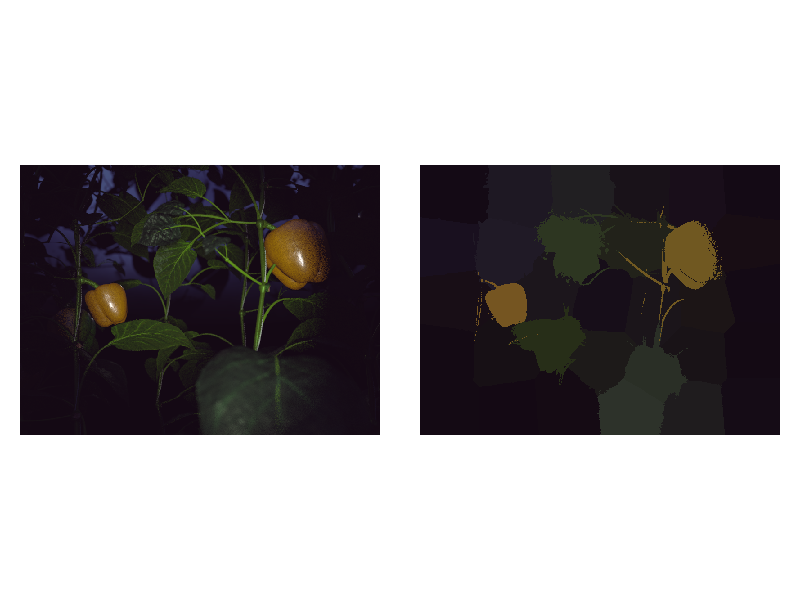
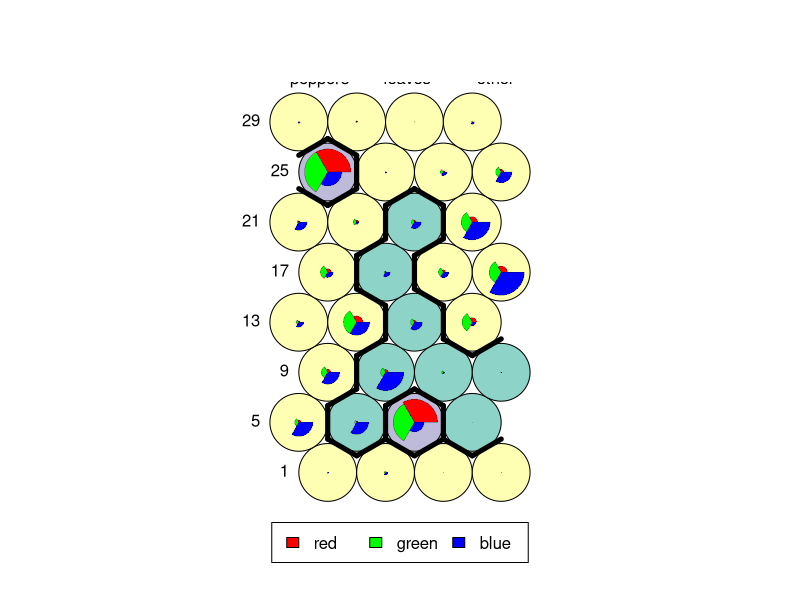
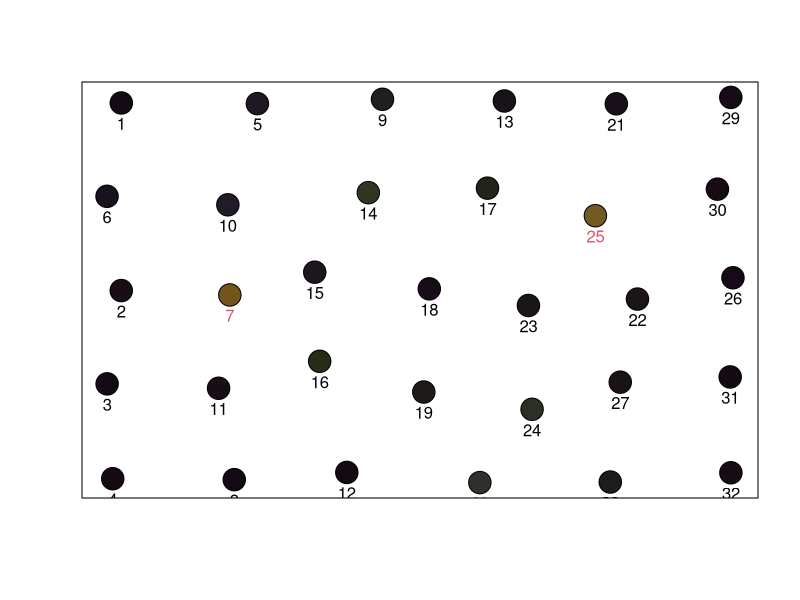
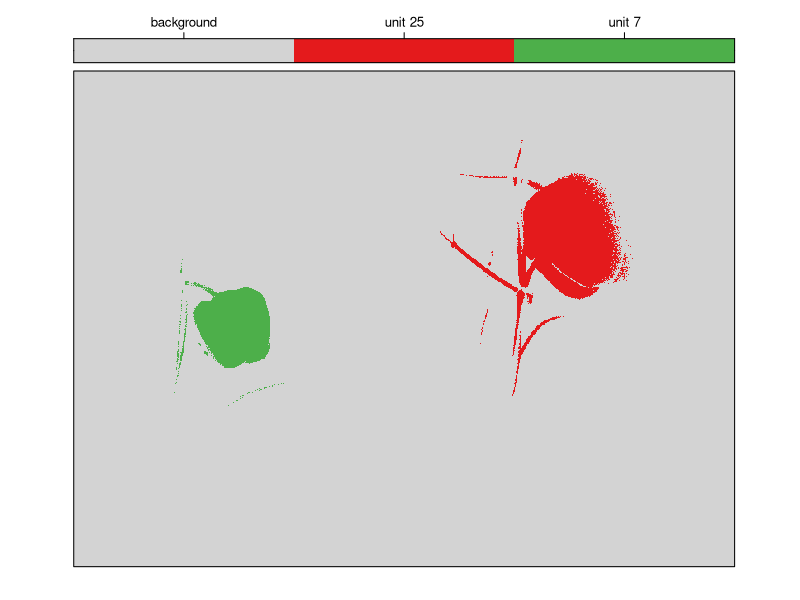

Write the R code that produced these figures, in order.
### Demo presenting the code to replicate the first example from the
### 2017 JSS publication on the kohonen package v. 3.0, the image
### segmentation of the pepper plant. Training the SOM for the pepper
### image takes some time, on my laptop approx 40 seconds.

require("kohonen")
require("RColorBrewer")

## function to plot the pepper picture
plot.picture <- function(dmat, what = c("col", "truth"),
                         image.dims = c(600, 800), mycols, ...) {
  what <- match.arg(what)

  if (what == "truth") { # dmat is a factor
    require(lattice)    
    if (missing(mycols)) {
      mycols <- brewer.pal(nlevels(dmat), "Set1")
    }
    myat <- 0:nlevels(dmat) + .5
    immat <- matrix(as.numeric(dmat), image.dims[1], image.dims[2])
    print(levelplot(t(immat)[,nrow(immat):1], at = myat,
                    colorkey = list(at = myat,
                                    space = "top",
                                    col = mycols,
                                    labels = list(at = myat[-1] - .5,
                                                  labels = levels(dmat))),
                    col.regions = mycols, xlab = "", ylab = "", ...))
   } else { # dmat is a matrix with columns "red", "green" and "blue"
    require("grid")
    immat <- rgb(dmat[,"red"], dmat[,"green"], dmat[,"blue"],
                 maxColorValue = 255)
    dim(immat) <- image.dims
    grid.raster(immat, interpolate = FALSE, ...)
  }
}

### ####################################################################
### Image segmentation example

## Prepare input data
data(peppaPic)
X <- peppaPic[,c("red", "green", "blue")]
Y <- factor(peppaPic[,"truth"])
classes <- c("background", "leaves", "peppers", "peduncles", "stems",
             "sideshoots", "wires", "cuts")
levels(Y) <- classes
coords <- cbind(rep(1:800, each = 600), rep(1:600, 800))
colnames(coords) <- c("x", "y")

imdata <- list("rgb" = X, "truth" = Y, "coords" = coords)

## do segmentation
mygrid <- somgrid(4, 8, "hexagonal")
set.seed(15)
system.time(somsegm1 <- supersom(imdata, whatmap = c("rgb", "coords"),
                                 user.weights = c(1, 9),
                                 grid = mygrid))
## reconstruct the original image
reconstrIm <- predict(somsegm1, newdata = imdata)
X32 <- reconstrIm$predictions[["rgb"]]

plot.picture(X, x = unit(.025, "npc"),
             just = "left", width = unit(.45, "npc"))
plot.picture(X32, x = unit(.525, "npc"), 
             just = "left", width = unit(.45, "npc"))

## find class predictions for map units, concentrate only on peppers
## and leaves
truthpredictions <-
  classmat2classvec(reconstrIm$unit.predictions$truth)
trclasses <- levels(truthpredictions)
trclasses[!(trclasses %in% c("leaves", "peppers"))] <- "other"
levels(truthpredictions) <- trclasses
pepperunits <- which(truthpredictions == "peppers")

## visualize the rgb part of the map, using unit class labels as
## background colors
rgbpalette <- function(n) {
  if (n != 3) stop("Hey! Count again!")
  c("red", "green", "blue")
}
cluscolors <- brewer.pal(nlevels(truthpredictions), "Set3")
unitcols <- cluscolors[as.integer(truthpredictions)]
plot(somsegm1, "codes", whatmap = "rgb", bgcol = unitcols, 
     palette.name = rgbpalette, main = "")
## add unit numbers and a legend on top
idx <- (0:7)*4 + 1
text(somsegm1$grid$pts[idx,1] - .5, somsegm1$grid$pts[idx,2], 
     labels = idx, pos = 2)
add.cluster.boundaries(somsegm1, truthpredictions)
legend("top", legend = rev(levels(truthpredictions)), bty="n",
       pch = rep(21, 3), pt.bg = rev(cluscolors), ncol = 3)

## visualize the pixel location part of the map
dev.new()
plot(somsegm1$codes[["coords"]][,1], 
     max(somsegm1$codes[["coords"]][,2]) - somsegm1$codes[["coords"]][,2],
     pch = 21, cex = 3, axes = FALSE, xlab = "", ylab = "",
     bg = rgb(somsegm1$codes[["rgb"]][,1],
                          somsegm1$codes[["rgb"]][,2],
                          somsegm1$codes[["rgb"]][,3], maxColorValue = 255))
## numbers of pepper units are printed in red
text(somsegm1$codes[["coords"]][,1],
     max(somsegm1$codes[["coords"]][,2]) - 
     somsegm1$codes[["coords"]][,2],
     col = (1:nrow(somsegm1$codes[["coords"]]) %in% pepperunits) + 1,
     labels = 1:nrow(somsegm1$codes[["coords"]]), pos = 1, offset = .8)
box()

## visualize the pixels that are projected to the pepper units
dev.new()
oneclass <- rep("background", 480000)
for (ii in seq(along = pepperunits))
  oneclass[reconstrIm$unit.classif == pepperunits[ii]] <-
    paste("unit", pepperunits[ii])
oneclass <- factor(oneclass)
nregions <- nlevels(oneclass)
classcols <- c("lightgray", brewer.pal(max(3, nregions), "Set1"))
plot.picture(oneclass, what = "truth",
             mycols = classcols[1:(nregions + 1)],
             scales = list(draw = FALSE))
